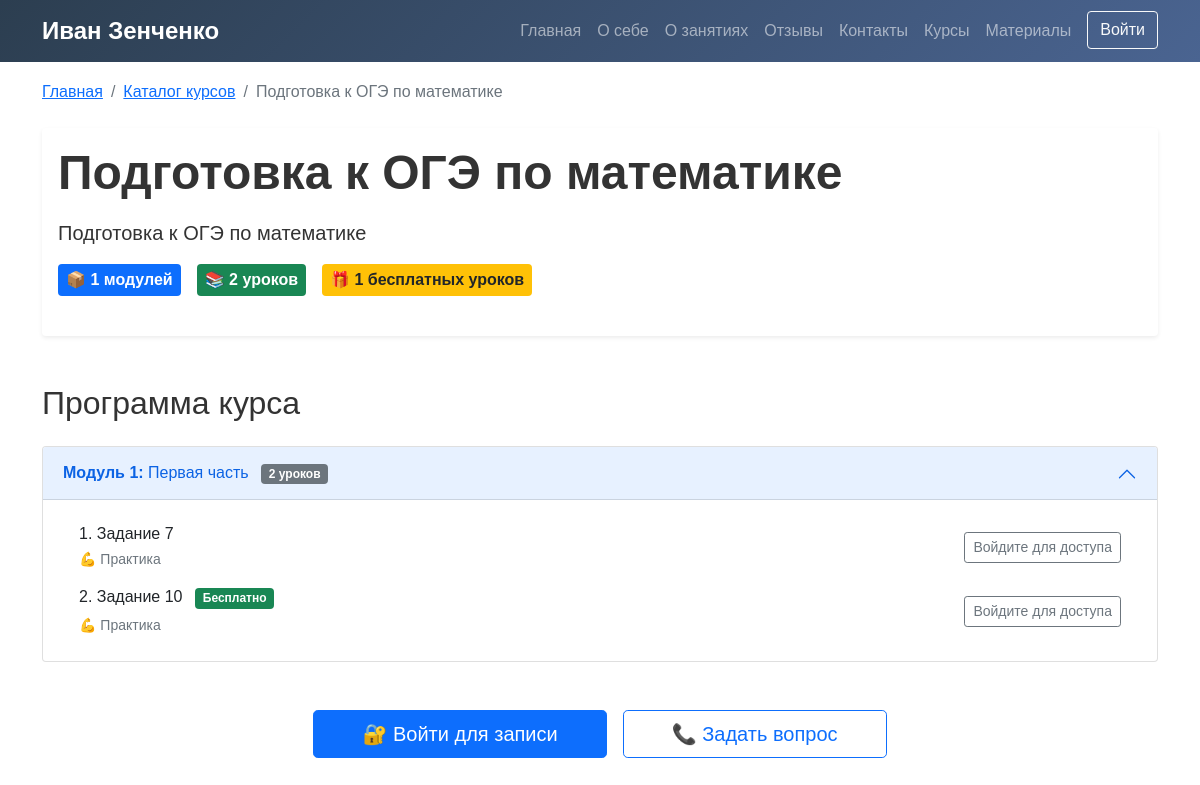
The app's page /courses/oge-maths/ with its own data.
### users/models.py (models this page shows, shortened)
class Course(models.Model):
    title = models.CharField('Название курса', max_length=200)
    slug = models.SlugField('URL-адрес', unique=True, help_text='Например: geometry-9-class')
    short_description = models.TextField('Краткое описание', max_length=300)
    full_description = models.TextField('Подробное описание', blank=True)
    cover_image = models.ImageField('Обложка курса', upload_to='courses/covers/', blank=True, null=True)
    is_active = models.BooleanField('Активен', default=False)
    order = models.IntegerField('Порядок отображения', default=0)
    created_at = models.DateTimeField('Дата создания', auto_now_add=True)
    updated_at = models.DateTimeField('Дата обновления', auto_now=True)
    class Meta:
        verbose_name = 'Курс'
        verbose_name_plural = 'Курсы'
        ordering = ['order', 'created_at']

class Module(models.Model):
    course = models.ForeignKey(Course, on_delete=models.CASCADE, related_name='modules')
    title = models.CharField('Название модуля', max_length=200)
    description = models.TextField('Описание модуля', blank=True)
    order = models.IntegerField('Порядок в курсе', default=0)
    class Meta:
        ordering = ['order']

class Lesson(models.Model):
    module = models.ForeignKey(Module, on_delete=models.CASCADE, related_name='lessons')
    title = models.CharField('Название урока', max_length=200)
    lesson_type = models.CharField('Тип урока', max_length=20, choices=[
        ('video', 'Видеоурок'),
        ('text', 'Текстовый урок'),
        ('hybrid', 'Гибридный (видео + текст)'),
        ('practice', 'Практическое занятие'),
    ], default='hybrid')
    content = models.TextField('Теоретический материал (текст)', blank=True)
    video_url = models.URLField('Ссылка на видео (YouTube/Vimeo)', blank=True)
    duration = models.IntegerField('Длительность (минут)', default=0, help_text='Для видеоуроков')
    order = models.IntegerField('Порядок в модуле', default=0)
    is_free = models.BooleanField('Бесплатный урок', default=False)
    class Meta:
        ordering = ['order']

### users/views.py (the view, shortened to what this page needs)
# urls.py: path('courses/<slug:slug>/', views.course_detail, name='course_detail'),
def course_detail(request, slug):
    course = get_object_or_404(Course, slug=slug, is_active=True)
    modules = course.modules.all().order_by('order').prefetch_related('lessons')
    total_lessons = 0
    total_duration = 0
    free_lessons = 0
    for module in modules:
        lessons = module.lessons.all()
        total_lessons += lessons.count()
        free_lessons += lessons.filter(is_free=True).count()
        total_duration += sum(lesson.duration for lesson in lessons)
    user_enrolled = False
    enrollment = None
    return render(request, 'users/course_detail.html', {
        'course': course,
        'modules': modules,
        'title': f'{course.title} - Курс по математике',
        'total_lessons': total_lessons,
        'total_duration': total_duration,
        'free_lessons': free_lessons,
        'user_enrolled': user_enrolled,
        'enrollment': enrollment,
    })

### users/templates/users/course_detail.html (shortened to what this page needs)
{% extends "users/visitor_base.html" %}
{% load static %}
{% block content %}
<section style="padding-top: 80px;">
    <div class="container">
        <nav aria-label="breadcrumb" class="mb-4">
            <ol class="breadcrumb">
                <li class="breadcrumb-item"><a href="{% url 'home' %}">Главная</a></li>
                <li class="breadcrumb-item"><a href="{% url 'courses_list' %}">Каталог курсов</a></li>
                <li class="breadcrumb-item active" aria-current="page">{{ course.title }}</li>
            </ol>
        </nav>
        <div class="card border-0 shadow-sm mb-5">
            <div class="card-body">
                <h1 class="display-5 fw-bold mb-3">{{ course.title }}</h1>
                <p class="lead">{{ course.short_description }}</p>
                <div class="d-flex flex-wrap gap-3 mb-4">
                    <span class="badge bg-primary fs-6 p-2">
                        📦 {{ modules.count }} модулей
                    </span>
                    <span class="badge bg-success fs-6 p-2">
                        📚 {{ total_lessons }} уроков
                    </span>
                    {% if free_lessons > 0 %}
                    <span class="badge bg-warning text-dark fs-6 p-2">
                        🎁 {{ free_lessons }} бесплатных уроков
                    </span>
                    {% endif %}
                </div>
            </div>
        </div>
        {% if modules %}
        <h2 class="mb-4">Программа курса</h2>
        <div class="accordion" id="courseAccordion">
            {% for module in modules %}
            <div class="accordion-item mb-3">
                <h2 class="accordion-header" id="heading{{ module.id }}">
                    <button class="accordion-button {% if not forloop.first %}collapsed{% endif %}"
                            type="button"
                            data-bs-toggle="collapse"
                            data-bs-target="#collapse{{ module.id }}">
                        <div>
                            <strong>Модуль {{ forloop.counter }}:</strong> {{ module.title }}
                            <span class="badge bg-secondary ms-2">{{ module.lessons.count }} уроков</span>
                        </div>
                    </button>
                </h2>
                <div id="collapse{{ module.id }}"
                     class="accordion-collapse collapse {% if forloop.first %}show{% endif %}"
                     data-bs-parent="#courseAccordion">
                    <div class="accordion-body">
                        <div class="list-group">
                            {% for lesson in module.lessons.all %}
                            <div class="list-group-item border-0">
                                <div class="d-flex justify-content-between align-items-center">
                                    <div>
                                        <h6 class="mb-1">
                                            {{ forloop.counter }}. {{ lesson.title }}
                                            {% if lesson.is_free %}
                                            <span class="badge bg-success ms-2">Бесплатно</span>
                                            {% endif %}
                                        </h6>
                                        <small class="text-muted">
                                            {% if lesson.lesson_type == 'video' %}🎥 Видеоурок
                                            {% elif lesson.lesson_type == 'text' %}📝 Текстовый урок
                                            {% elif lesson.lesson_type == 'hybrid' %}🎬 Видео + текст
                                            {% else %}💪 Практика{% endif %}
                                        </small>
                                    </div>
                                    <div>
                                        {% if user.is_authenticated %}
                                        <button class="btn btn-sm btn-outline-primary">
                                            Начать
                                        </button>
                                        {% else %}
                                        <a href="{% url 'login' %}?next={{ request.path }}"
                                           class="btn btn-sm btn-outline-secondary">
                                            Войдите для доступа
                                        </a>
                                        {% endif %}
                                    </div>
                                </div>
                            </div>
                            {% endfor %}
                        </div>
                    </div>
                </div>
            </div>
            {% endfor %}
        </div>
        {% else %}
        <div class="alert alert-info text-center py-4">
            <h4>Программа курса в разработке</h4>
            <p class="mb-0">Модули и уроки будут добавлены в ближайшее время.</p>
        </div>
        {% endif %}
        <div class="text-center mt-5">
            {% if user.is_authenticated %}
                {% if user.role == 'student' %}
                    {% if not user_enrolled %}
                        <form method="post" action="{% url 'enroll_to_course' course.id %}">
                            {% csrf_token %}
                            <button type="submit" class="btn btn-primary btn-lg px-5">
                                🎓 Записаться на курс
                            </button>
                        </form>
                    {% else %}
                        <div class="alert alert-info">
                            Вы уже записаны на этот курс.
                            <a href="{% url 'student_courses' %}" class="alert-link">Перейти к изучению</a>
                        </div>
                    {% endif %}
                {% else %}
                    <a href="{% url 'login' %}" class="btn btn-primary btn-lg px-5">
                        📚 Войти как ученик
                    </a>
                {% endif %}
            {% else %}
                <div class="d-flex flex-column flex-md-row justify-content-center gap-3">
                    <a href="{% url 'login' %}?next={{ request.path }}" class="btn btn-primary btn-lg px-5">
                        🔐 Войти для записи
                    </a>
                    <a href="{% url 'home' %}#contact" class="btn btn-outline-primary btn-lg px-5">
                        📞 Задать вопрос
                    </a>
                </div>
            {% endif %}
        </div>
    </div>
</section>
{% endblock %}

### users/templates/users/visitor_base.html (shortened to what this page needs)
<!DOCTYPE html>
<html lang="ru">
<head>
    <link href="https://cdn.jsdelivr.net/npm/bootstrap@5.1.3/dist/css/bootstrap.min.css" rel="stylesheet">
</head>
<body>
    <nav class="navbar navbar-expand-lg navbar-dark fixed-top" style="background: linear-gradient(135deg, var(--primary-color), #4a6491);">
        <div class="container">
            <a class="navbar-brand" href="{% url 'home' %}">Иван Зенченко</a>
            <div class="collapse navbar-collapse" id="navbarNav">
                <ul class="navbar-nav ms-auto">
                    <li class="nav-item"><a class="nav-link" href="{% url 'home' %}">Главная</a></li>
                    <li class="nav-item"><a class="nav-link" href="{% url 'home' %}#about">О себе</a></li>
                    <li class="nav-item"><a class="nav-link" href="{% url 'home' %}#lessons">О занятиях</a></li>
                    <li class="nav-item"><a class="nav-link" href="{% url 'home' %}#reviews">Отзывы</a></li>
                    <li class="nav-item"><a class="nav-link" href="{% url 'home' %}#contact">Контакты</a></li>
                    <li class="nav-item"><a class="nav-link" href="{% url 'courses_list' %}">Курсы</a></li>
                    <li class="nav-item"><a class="nav-link" href="{% url 'materials_list' %}">Материалы</a></li>
                    {% if user.is_authenticated %}
                        <li class="nav-item dropdown">
                            <a class="nav-link dropdown-toggle" href="#" id="userDropdown" role="button"
                            data-bs-toggle="dropdown" aria-expanded="false">
                                {{ user.username }}
                            </a>
                            <ul class="dropdown-menu" aria-labelledby="userDropdown">
                                {% if user.role == 'student' %}
                                    <li><a class="dropdown-item" href="{% url 'student_dashboard' %}">Личный кабинет ученика</a></li>
                                {% elif user.role == 'parent' %}
                                    <li><a class="dropdown-item" href="{% url 'parent_dashboard' %}">Личный кабинет родителя</a></li>
                                {% endif %}
                                <li><hr class="dropdown-divider"></li>
                                <li><a class="dropdown-item" href="{% url 'logout' %}">Выйти</a></li>
                            </ul>
                        </li>
                    {% else %}
                        <li class="nav-item">
                            <a class="btn btn-outline-light ms-2" href="{% url 'login' %}">Войти</a>
                        </li>
                    {% endif %}
                </ul>
            </div>
        </div>
    </nav>
    <main>
        {% block content %}{% endblock %}
    </main>
</body>
</html>

### users/templates/users/visitor_base.html (style rules this page uses)
:root { --primary-color: #2c3e50; --secondary-color: #3498db; --accent-color: #667eea; }
body { font-family: 'Arial', sans-serif; color: #333; }
.navbar-brand { font-weight: bold; font-size: 1.5rem; }
.nav-link { font-weight: 500; }

### records on screen
Course: title "Подготовка к ОГЭ по математике", short_description "Подготовка к ОГЭ по математике"
Module: title "Первая часть", lessons.count "2"
Lesson: title "Задание 7", lesson_type "💪 Практика"
Lesson: title "Задание 10", is_free "Бесплатно", lesson_type "💪 Практика"

### other values on screen
{{ modules.count }} "1"
{{ total_lessons }} "2"
{{ free_lessons }} "1"
